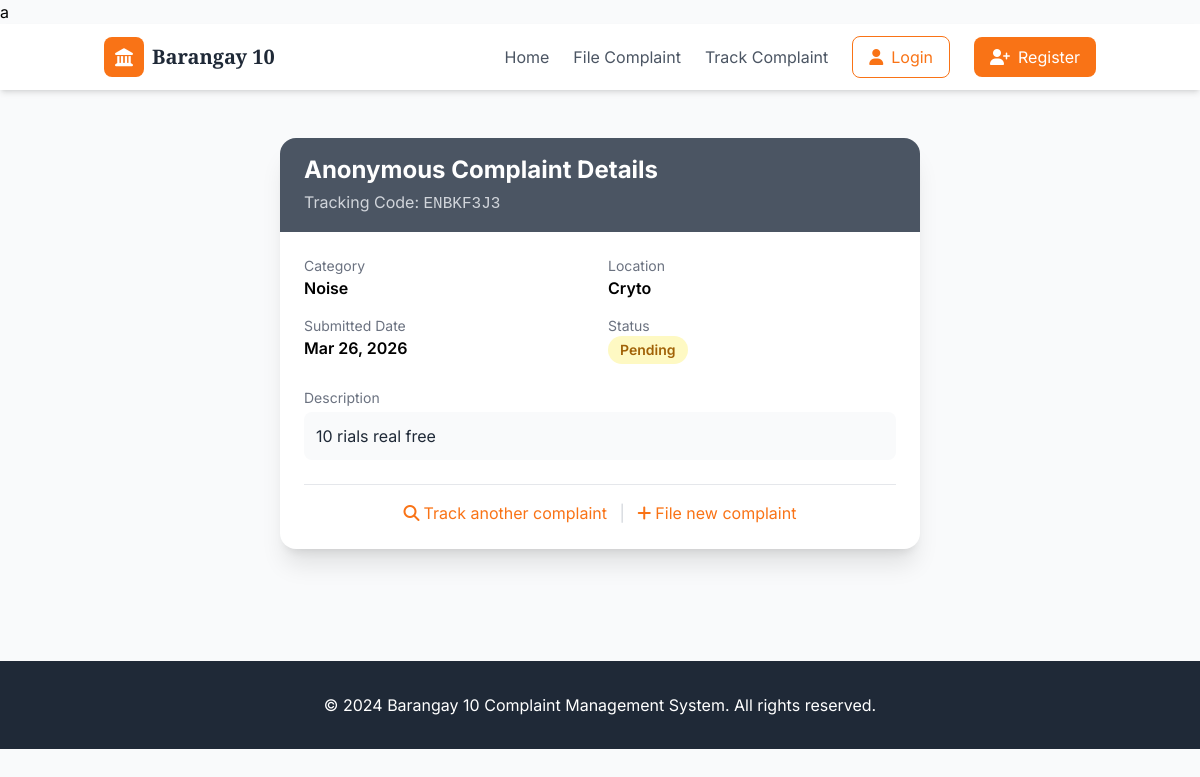
Page /anonymous/track/ENBKF3J3/ on the committed database.
### complaints/models.py (models this page shows, shortened)
class AnonymousComplaint(models.Model):
    STATUS_CHOICES = [
        ('pending', 'Pending'),
        ('under_review', 'Under Review'),
        ('in_progress', 'In Progress'),
        ('resolved', 'Resolved'),
        ('rejected', 'Rejected'),
    ]
    tracking_code = models.CharField(max_length=8, unique=True, default=generate_tracking_code, editable=False)
    category = models.ForeignKey(Category, on_delete=models.SET_NULL, null=True, blank=True)
    description = models.TextField()
    location = models.CharField(max_length=200)
    image = models.ImageField(upload_to='anonymous_complaints/', blank=True, null=True)
    status = models.CharField(max_length=20, choices=STATUS_CHOICES, default='pending')
    created_at = models.DateTimeField(auto_now_add=True)
    updated_at = models.DateTimeField(auto_now=True)
    is_spam = models.BooleanField(default=False)
    spam_confidence = models.FloatField(default=0.0)
    reviewed_by_admin = models.BooleanField(default=False)
    def get_status_display(self):
        return dict(self.STATUS_CHOICES).get(self.status, self.status)
    class Meta:
        verbose_name_plural = "Anonymous Complaints"
        ordering = ['-created_at']

class Category(models.Model):
    name = models.CharField(max_length=50, unique=True)
    description = models.TextField(blank=True)
    created_at = models.DateTimeField(auto_now_add=True)
    class Meta:
        verbose_name_plural = "Categories"

### complaints/views.py (the view)
# urls.py: path('anonymous/track/<str:tracking_code>/', views.anonymous_track_result, name='anonymous_track_result'),
def anonymous_track_result(request, tracking_code):
    complaint = get_object_or_404(AnonymousComplaint, tracking_code=tracking_code)
    return render(request, 'complaints/anonymous_track_result.html', {'complaint': complaint})

### templates/complaints/anonymous_track_result.html (shortened to what this page needs)
a{% extends 'base.html' %}
{% block content %}
<div class="container mx-auto px-4 py-12 max-w-2xl">
    <div class="bg-white rounded-2xl shadow-xl overflow-hidden">
        <div class="bg-gray-600 px-6 py-4">
            <h1 class="text-2xl font-bold text-white">Anonymous Complaint Details</h1>
            <p class="text-gray-300 mt-1">Tracking Code: <span class="font-mono">{{ complaint.tracking_code }}</span></p>
        </div>
        <div class="p-6">
            <div class="grid grid-cols-2 gap-4 mb-6">
                <div>
                    <p class="text-gray-500 text-sm">Category</p>
                    <p class="font-semibold">{{ complaint.category.name|default:"Uncategorized" }}</p>
                </div>
                <div>
                    <p class="text-gray-500 text-sm">Location</p>
                    <p class="font-semibold">{{ complaint.location }}</p>
                </div>
                <div>
                    <p class="text-gray-500 text-sm">Submitted Date</p>
                    <p class="font-semibold">{{ complaint.created_at|date:"M d, Y" }}</p>
                </div>
                <div>
                    <p class="text-gray-500 text-sm">Status</p>
                    <span class="inline-block px-3 py-1 rounded-full text-sm font-semibold
                        {% if complaint.status == 'pending' %}bg-yellow-100 text-yellow-700
                        {% elif complaint.status == 'under_review' %}bg-blue-100 text-blue-700
                        {% elif complaint.status == 'in_progress' %}bg-purple-100 text-purple-700
                        {% elif complaint.status == 'resolved' %}bg-green-100 text-green-700
                        {% else %}bg-red-100 text-red-700{% endif %}">
                        {{ complaint.get_status_display }}
                    </span>
                </div>
            </div>
            <div class="mb-6">
                <p class="text-gray-500 text-sm">Description</p>
                <p class="text-gray-800 mt-1 bg-gray-50 p-3 rounded-lg">{{ complaint.description }}</p>
            </div>
            <div class="text-center pt-4 border-t">
                <a href="{% url 'track_anonymous' %}" class="text-orange-500 hover:text-orange-600">
                    <i class="fas fa-search mr-1"></i>Track another complaint
                </a>
                <span class="mx-2 text-gray-300">|</span>
                <a href="{% url 'anonymous_complaint' %}" class="text-orange-500 hover:text-orange-600">
                    <i class="fas fa-plus mr-1"></i>File new complaint
                </a>
            </div>
        </div>
    </div>
</div>
{% endblock %}

### templates/base.html (style rules this page uses)
* { font-family: 'Inter', sans-serif; }

### rows in the picture
AnonymousComplaint: tracking_code "ENBKF3J3", category.name "Noise", location "Cryto", created_at "Mar 26, 2026", status "Pending", description "10 rials real free"
